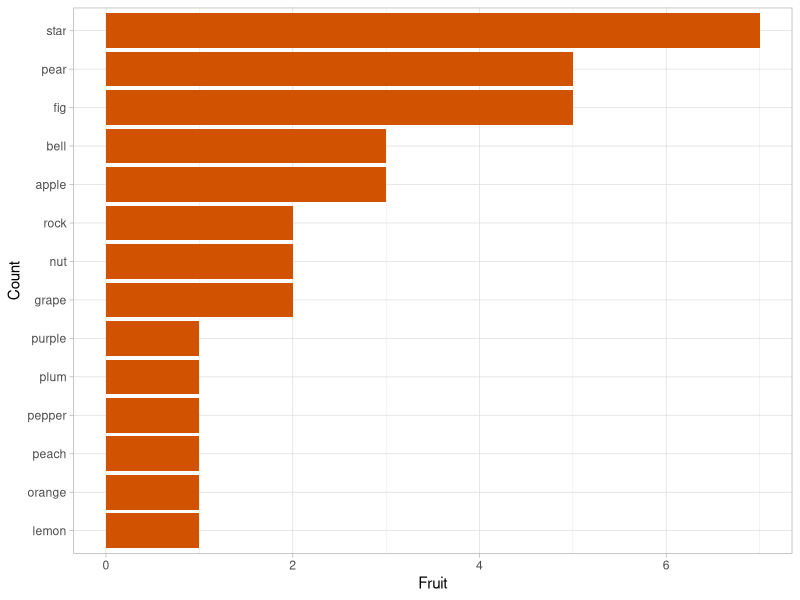

Source code (R):
## ---- chunk 1
knitr::opts_chunk$set(
  collapse = TRUE,
  comment = "#>"
)
## ---- chunk 2
library(tidyverse)
library(knitr)
## ---- chunk 3
data(fruit)
head(fruit)
data(sentences)
head(sentences)

## ---- chunk 4
words <- fruit %>% str_split(" ") %>% unlist()

ans <- list()

for(w in words){
    ans[[w]] <- str_detect(tolower(sentences), tolower(w)) %>% sum()
}

ans %>% as_tibble() %>% 
    gather(fruit, count) %>% 
    filter(count > 0) %>% 
    arrange(desc(count)) %>% kable()
## ---- chunk 5
words <- fruit %>% str_split(" ") %>% unlist()

ans <- list()

for(w in words){
    ans[[w]] <- str_detect(tolower(sentences), tolower(w)) %>% sum()
}

result <- ans %>% as_tibble() %>% 
    gather(fruit, ct) %>% 
    filter(ct > 0) %>% 
    arrange(desc(ct)) 

result %>% 
    ggplot(aes(fruit %>% fct_reorder(ct), ct)) + geom_col(fill='#d15200') + coord_flip() +
    theme_light() + labs(x = 'Count', y = 'Fruit')

## ---- chunk 6
### without for loop

fruit %>% 
    str_split(" ") %>% 
    unlist() %>% 
    unique() %>%
    sapply(function(x) str_detect(tolower(sentences), x) %>% sum(), simplify = F) %>% 
    as_tibble() %>% 
    gather(fruit, count) %>%
    filter(count > 0) %>% 
    arrange(desc(count))
